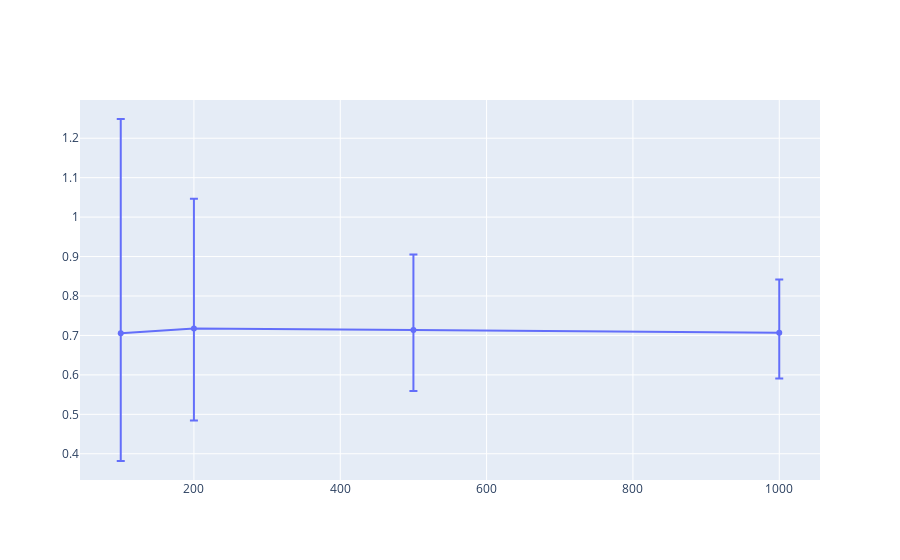

The notebook cell this image was saved under:
### Code cell
fig = go.Figure(data=go.Scatter(
        x=df["num_sample"],
        y=df["est_mean"],
        error_y=dict(
            type='data',
            symmetric=False,
            array=df["upper_bound"] - df["est_mean"],
            arrayminus=df["est_mean"]-df["lower_bound"])
        ))
fig.show()

### Figure 1 — Plotly figure (JSON) as saved in the notebook; plotly's stock layout.template omitted (floating-point values rounded to 4 significant figures)
{"data": [{"error_y": {"array": [0.5433, 0.3291, 0.1915, 0.1354], "arrayminus": [0.3237, 0.2334, 0.1545, 0.1159], "symmetric": false, "type": "data"}, "type": "scatter", "x": [100, 200, 500, 1000], "y": [0.7054, 0.7176, 0.7136, 0.7065]}], "layout": {}}
